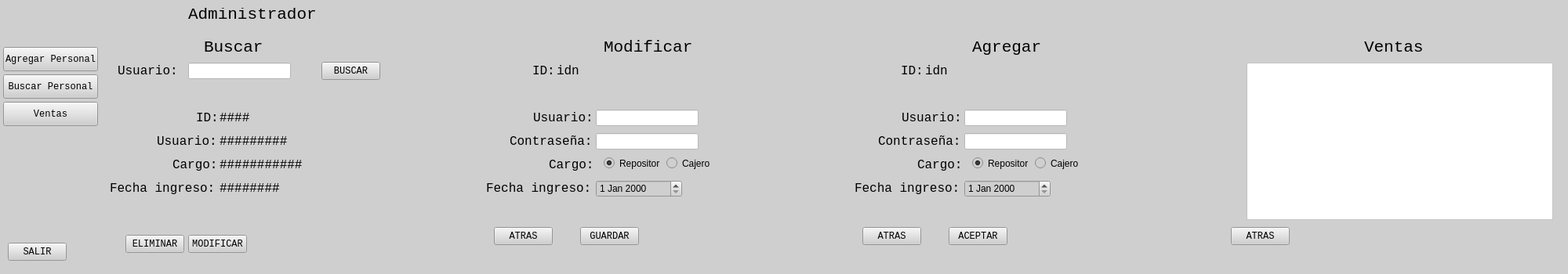
   <widget class="QWidget" name="adminwidget" native="true">
    <property name="geometry">
     <rect>
      <x>0</x>
      <y>250</y>
      <width>2000</width>
      <height>350</height>
     </rect>
    </property>
    <property name="minimumSize">
     <size>
      <width>2000</width>
      <height>350</height>
     </size>
    </property>
    <property name="maximumSize">
     <size>
      <width>600</width>
      <height>350</height>
     </size>
    </property>
    <property name="font">
     <font>
      <family>Courier New</family>
     </font>
    </property>
    <property name="styleSheet">
     <string notr="true">background-color: rgb(207, 207, 207);</string>
    </property>
    <widget class="QLabel" name="admintext">
     <property name="geometry">
      <rect>
       <x>240</x>
       <y>10</y>
       <width>181</width>
       <height>16</height>
      </rect>
     </property>
     <property name="font">
      <font>
       <family>Courier New</family>
       <pointsize>16</pointsize>
      </font>
     </property>
     <property name="text">
      <string>Administrador</string>
     </property>
    </widget>
    <widget class="QPushButton" name="agregarbutton">
     <property name="geometry">
      <rect>
       <x>4</x>
       <y>60</y>
       <width>121</width>
       <height>31</height>
      </rect>
     </property>
     <property name="font">
      <font>
       <family>Courier New</family>
      </font>
     </property>
     <property name="text">
      <string>Agregar Personal</string>
     </property>
    </widget>
    <widget class="QPushButton" name="buscarbutton">
     <property name="geometry">
      <rect>
       <x>4</x>
       <y>95</y>
       <width>121</width>
       <height>31</height>
      </rect>
     </property>
     <property name="font">
      <font>
       <family>Courier New</family>
      </font>
     </property>
     <property name="text">
      <string>Buscar Personal</string>
     </property>
    </widget>
    <widget class="QPushButton" name="atrasbutton">
     <property name="geometry">
      <rect>
       <x>10</x>
       <y>310</y>
       <width>75</width>
       <height>23</height>
      </rect>
     </property>
     <property name="font">
      <font>
       <family>Courier New</family>
      </font>
     </property>
     <property name="text">
      <string>SALIR</string>
     </property>
    </widget>
    <widget class="QWidget" name="buscarwidget" native="true">
     <property name="geometry">
      <rect>
       <x>130</x>
       <y>30</y>
       <width>460</width>
       <height>310</height>
      </rect>
     </property>
     <property name="maximumSize">
      <size>
       <width>600</width>
       <height>350</height>
      </size>
     </property>
     <property name="font">
      <font>
       <family>Courier New</family>
      </font>
     </property>
     <property name="styleSheet">
      <string notr="true">background-color: rgb(207, 207, 207);</string>
     </property>
     <widget class="QLabel" name="label_15">
      <property name="geometry">
       <rect>
        <x>20</x>
        <y>50</y>
        <width>81</width>
        <height>21</height>
       </rect>
      </property>
      <property name="font">
       <font>
        <family>Courier New</family>
        <pointsize>12</pointsize>
       </font>
      </property>
      <property name="text">
       <string>Usuario:</string>
      </property>
     </widget>
     <widget class="QLineEdit" name="nombreline">
      <property name="geometry">
       <rect>
        <x>110</x>
        <y>50</y>
        <width>131</width>
        <height>21</height>
       </rect>
      </property>
      <property name="font">
       <font>
        <family>Courier New</family>
       </font>
      </property>
      <property name="styleSheet">
       <string notr="true">background-color: rgb(255, 255, 255);</string>
      </property>
     </widget>
     <widget class="QPushButton" name="buscaraccionbutton">
      <property name="geometry">
       <rect>
        <x>280</x>
        <y>49</y>
        <width>75</width>
        <height>23</height>
       </rect>
      </property>
      <property name="font">
       <font>
        <family>Courier New</family>
       </font>
      </property>
      <property name="text">
       <string>BUSCAR</string>
      </property>
     </widget>
     <widget class="QWidget" name="buscadowidget" native="true">
      <property name="geometry">
       <rect>
        <x>0</x>
        <y>80</y>
        <width>451</width>
        <height>221</height>
       </rect>
      </property>
      <property name="maximumSize">
       <size>
        <width>600</width>
        <height>350</height>
       </size>
      </property>
      <property name="font">
       <font>
        <family>Courier New</family>
       </font>
      </property>
      <property name="styleSheet">
       <string notr="true">background-color: rgb(207, 207, 207);</string>
      </property>
      <widget class="QLabel" name="label_10">
       <property name="geometry">
        <rect>
         <x>70</x>
         <y>60</y>
         <width>81</width>
         <height>21</height>
        </rect>
       </property>
       <property name="font">
        <font>
         <family>Courier New</family>
         <pointsize>12</pointsize>
        </font>
       </property>
       <property name="text">
        <string>Usuario:</string>
       </property>
      </widget>
      <widget class="QLabel" name="label_12">
       <property name="geometry">
        <rect>
         <x>90</x>
         <y>90</y>
         <width>61</width>
         <height>21</height>
        </rect>
       </property>
       <property name="font">
        <font>
         <family>Courier New</family>
         <pointsize>12</pointsize>
        </font>
       </property>
       <property name="text">
        <string>Cargo:</string>
       </property>
      </widget>
      <widget class="QLabel" name="label_13">
       <property name="geometry">
        <rect>
         <x>10</x>
         <y>120</y>
         <width>141</width>
         <height>21</height>
        </rect>
       </property>
       <property name="font">
        <font>
         <family>Courier New</family>
         <pointsize>12</pointsize>
        </font>
       </property>
       <property name="text">
        <string>Fecha ingreso:</string>
       </property>
      </widget>
      <widget class="QPushButton" name="eliminaruserbutton">
       <property name="geometry">
        <rect>
         <x>30</x>
         <y>190</y>
         <width>75</width>
         <height>23</height>
        </rect>
       </property>
       <property name="font">
        <font>
         <family>Courier New</family>
        </font>
       </property>
       <property name="text">
        <string>ELIMINAR</string>
       </property>
      </widget>
      <widget class="QLabel" name="lebeluser">
       <property name="geometry">
        <rect>
         <x>150</x>
         <y>60</y>
         <width>161</width>
         <height>21</height>
        </rect>
       </property>
       <property name="font">
        <font>
         <family>Courier New</family>
         <pointsize>12</pointsize>
        </font>
       </property>
       <property name="text">
        <string>#########</string>
       </property>
      </widget>
      <widget class="QLabel" name="lebelcargo">
       <property name="geometry">
        <rect>
         <x>150</x>
         <y>90</y>
         <width>161</width>
         <height>21</height>
        </rect>
       </property>
       <property name="font">
        <font>
         <family>Courier New</family>
         <pointsize>12</pointsize>
        </font>
       </property>
       <property name="text">
        <string>###########</string>
       </property>
      </widget>
      <widget class="QLabel" name="lebelfecha">
       <property name="geometry">
        <rect>
         <x>150</x>
         <y>120</y>
         <width>161</width>
         <height>21</height>
        </rect>
       </property>
       <property name="font">
        <font>
         <family>Courier New</family>
         <pointsize>12</pointsize>
        </font>
       </property>
       <property name="text">
        <string>########</string>
       </property>
      </widget>
      <widget class="QLabel" name="label_11">
       <property name="geometry">
        <rect>
         <x>120</x>
         <y>30</y>
         <width>31</width>
         <height>21</height>
        </rect>
       </property>
       <property name="font">
        <font>
         <family>Courier New</family>
         <pointsize>12</pointsize>
        </font>
       </property>
       <property name="text">
        <string>ID:</string>
       </property>
      </widget>
      <widget class="QLabel" name="lebelid">
       <property name="geometry">
        <rect>
         <x>150</x>
         <y>30</y>
         <width>41</width>
         <height>21</height>
        </rect>
       </property>
       <property name="font">
        <font>
         <family>Courier New</family>
         <pointsize>12</pointsize>
        </font>
       </property>
       <property name="text">
        <string>####</string>
       </property>
      </widget>
      <widget class="QPushButton" name="buttonModificar">
       <property name="geometry">
        <rect>
         <x>110</x>
         <y>190</y>
         <width>75</width>
         <height>23</height>
        </rect>
       </property>
       <property name="font">
        <font>
         <family>Courier New</family>
        </font>
       </property>
       <property name="text">
        <string>MODIFICAR</string>
       </property>
      </widget>
     </widget>
     <widget class="QLabel" name="label_14">
      <property name="geometry">
       <rect>
        <x>130</x>
        <y>10</y>
        <width>111</width>
        <height>41</height>
       </rect>
      </property>
      <property name="font">
       <font>
        <family>Courier New</family>
        <pointsize>16</pointsize>
       </font>
      </property>
      <property name="text">
       <string>Buscar</string>
      </property>
     </widget>
     <zorder>label_14</zorder>
     <zorder>label_15</zorder>
     <zorder>nombreline</zorder>
     <zorder>buscaraccionbutton</zorder>
     <zorder>buscadowidget</zorder>
    </widget>
    <widget class="QWidget" name="widgetModificar" native="true">
     <property name="geometry">
      <rect>
       <x>610</x>
       <y>40</y>
       <width>451</width>
       <height>301</height>
      </rect>
     </property>
     <property name="maximumSize">
      <size>
       <width>600</width>
       <height>350</height>
      </size>
     </property>
     <property name="font">
      <font>
       <family>Courier New</family>
      </font>
     </property>
     <property name="styleSheet">
      <string notr="true">background-color: rgb(207, 207, 207);</string>
     </property>
     <widget class="QLabel" name="fechabusctext_2">
      <property name="geometry">
       <rect>
        <x>10</x>
        <y>190</y>
        <width>141</width>
        <height>21</height>
       </rect>
      </property>
      <property name="font">
       <font>
        <family>Courier New</family>
        <pointsize>12</pointsize>
       </font>
      </property>
      <property name="text">
       <string>Fecha ingreso:</string>
      </property>
     </widget>
     <widget class="QLabel" name="usuario_2">
      <property name="geometry">
       <rect>
        <x>70</x>
        <y>100</y>
        <width>81</width>
        <height>21</height>
       </rect>
      </property>
      <property name="font">
       <font>
        <family>Courier New</family>
        <pointsize>12</pointsize>
       </font>
      </property>
      <property name="text">
       <string>Usuario:</string>
      </property>
     </widget>
     <widget class="QLabel" name="id_2">
      <property name="geometry">
       <rect>
        <x>69</x>
        <y>40</y>
        <width>31</width>
        <height>21</height>
       </rect>
      </property>
      <property name="font">
       <font>
        <family>Courier New</family>
        <pointsize>12</pointsize>
       </font>
      </property>
      <property name="text">
       <string>ID:</string>
      </property>
     </widget>
     <widget class="QLabel" name="cargobusctext_3">
      <property name="geometry">
       <rect>
        <x>90</x>
        <y>160</y>
        <width>61</width>
        <height>21</height>
       </rect>
      </property>
      <property name="font">
       <font>
        <family>Courier New</family>
        <pointsize>12</pointsize>
       </font>
      </property>
      <property name="text">
       <string>Cargo:</string>
      </property>
     </widget>
     <widget class="QLineEdit" name="lineusuario">
      <property name="geometry">
       <rect>
        <x>150</x>
        <y>100</y>
        <width>131</width>
        <height>21</height>
       </rect>
      </property>
      <property name="font">
       <font>
        <family>Courier New</family>
       </font>
      </property>
      <property name="styleSheet">
       <string notr="true">background-color: rgb(255, 255, 255);</string>
      </property>
     </widget>
     <widget class="QDateEdit" name="dateEdit">
      <property name="geometry">
       <rect>
        <x>150</x>
        <y>190</y>
        <width>110</width>
        <height>22</height>
       </rect>
      </property>
     </widget>
     <widget class="QLabel" name="lebelid_2">
      <property name="geometry">
       <rect>
        <x>100</x>
        <y>40</y>
        <width>71</width>
        <height>21</height>
       </rect>
      </property>
      <property name="font">
       <font>
        <family>Courier New</family>
        <pointsize>12</pointsize>
       </font>
      </property>
      <property name="text">
       <string>idn</string>
      </property>
     </widget>
     <widget class="QRadioButton" name="radioRepositor">
      <property name="geometry">
       <rect>
        <x>160</x>
        <y>160</y>
        <width>82</width>
        <height>17</height>
       </rect>
      </property>
      <property name="text">
       <string>Repositor</string>
      </property>
      <property name="checked">
       <bool>true</bool>
      </property>
     </widget>
     <widget class="QRadioButton" name="radioCajero">
      <property name="geometry">
       <rect>
        <x>240</x>
        <y>160</y>
        <width>82</width>
        <height>17</height>
       </rect>
      </property>
      <property name="text">
       <string>Cajero</string>
      </property>
     </widget>
     <widget class="QLabel" name="modificar">
      <property name="geometry">
       <rect>
        <x>160</x>
        <y>0</y>
        <width>141</width>
        <height>41</height>
       </rect>
      </property>
      <property name="font">
       <font>
        <family>Courier New</family>
        <pointsize>16</pointsize>
       </font>
      </property>
      <property name="text">
       <string>Modificar</string>
      </property>
     </widget>
     <widget class="QPushButton" name="buttonAceptar">
      <property name="geometry">
       <rect>
        <x>130</x>
        <y>250</y>
        <width>75</width>
        <height>23</height>
       </rect>
      </property>
      <property name="font">
       <font>
        <family>Courier New</family>
       </font>
      </property>
      <property name="text">
       <string>GUARDAR</string>
      </property>
     </widget>
     <widget class="QLabel" name="cargobusctext_4">
      <property name="geometry">
       <rect>
        <x>40</x>
        <y>130</y>
        <width>111</width>
        <height>21</height>
       </rect>
      </property>
      <property name="font">
       <font>
        <family>Courier New</family>
        <pointsize>12</pointsize>
       </font>
      </property>
      <property name="text">
       <string>Contraseña:</string>
      </property>
     </widget>
     <widget class="QLineEdit" name="lineContra">
      <property name="geometry">
       <rect>
        <x>150</x>
        <y>130</y>
        <width>131</width>
        <height>21</height>
       </rect>
      </property>
      <property name="font">
       <font>
        <family>Courier New</family>
       </font>
      </property>
      <property name="styleSheet">
       <string notr="true">background-color: rgb(255, 255, 255);</string>
      </property>
     </widget>
     <widget class="QPushButton" name="atrasbutton_9">
      <property name="geometry">
       <rect>
        <x>20</x>
        <y>250</y>
        <width>75</width>
        <height>23</height>
       </rect>
      </property>
      <property name="font">
       <font>
        <family>Courier New</family>
       </font>
      </property>
      <property name="text">
       <string>ATRAS</string>
      </property>
     </widget>
     <zorder>modificar</zorder>
     <zorder>fechabusctext_2</zorder>
     <zorder>usuario_2</zorder>
     <zorder>id_2</zorder>
     <zorder>cargobusctext_3</zorder>
     <zorder>lineusuario</zorder>
     <zorder>dateEdit</zorder>
     <zorder>lebelid_2</zorder>
     <zorder>radioRepositor</zorder>
     <zorder>radioCajero</zorder>
     <zorder>buttonAceptar</zorder>
     <zorder>cargobusctext_4</zorder>
     <zorder>lineContra</zorder>
     <zorder>atrasbutton_9</zorder>
    </widget>
    <widget class="QWidget" name="widgetAgregar" native="true">
     <property name="geometry">
      <rect>
       <x>1080</x>
       <y>40</y>
       <width>451</width>
       <height>301</height>
      </rect>
     </property>
     <property name="maximumSize">
      <size>
       <width>600</width>
       <height>350</height>
      </size>
     </property>
     <property name="font">
      <font>
       <family>Courier New</family>
      </font>
     </property>
     <property name="styleSheet">
      <string notr="true">background-color: rgb(207, 207, 207);</string>
     </property>
     <widget class="QLabel" name="fechabusctext_3">
      <property name="geometry">
       <rect>
        <x>10</x>
        <y>190</y>
        <width>141</width>
        <height>21</height>
       </rect>
      </property>
      <property name="font">
       <font>
        <family>Courier New</family>
        <pointsize>12</pointsize>
       </font>
      </property>
      <property name="text">
       <string>Fecha ingreso:</string>
      </property>
     </widget>
     <widget class="QLabel" name="usuario_3">
      <property name="geometry">
       <rect>
        <x>70</x>
        <y>100</y>
        <width>81</width>
        <height>21</height>
       </rect>
      </property>
      <property name="font">
       <font>
        <family>Courier New</family>
        <pointsize>12</pointsize>
       </font>
      </property>
      <property name="text">
       <string>Usuario:</string>
      </property>
     </widget>
     <widget class="QLabel" name="id_3">
      <property name="geometry">
       <rect>
        <x>69</x>
        <y>40</y>
        <width>31</width>
        <height>21</height>
       </rect>
      </property>
      <property name="font">
       <font>
        <family>Courier New</family>
        <pointsize>12</pointsize>
       </font>
      </property>
      <property name="text">
       <string>ID:</string>
      </property>
     </widget>
     <widget class="QLabel" name="cargobusctext_5">
      <property name="geometry">
       <rect>
        <x>90</x>
        <y>160</y>
        <width>61</width>
        <height>21</height>
       </rect>
      </property>
      <property name="font">
       <font>
        <family>Courier New</family>
        <pointsize>12</pointsize>
       </font>
      </property>
      <property name="text">
       <string>Cargo:</string>
      </property>
     </widget>
     <widget class="QLineEdit" name="linenewusuario">
      <property name="geometry">
       <rect>
        <x>150</x>
        <y>100</y>
        <width>131</width>
        <height>21</height>
       </rect>
      </property>
      <property name="font">
       <font>
        <family>Courier New</family>
       </font>
      </property>
      <property name="styleSheet">
       <string notr="true">background-color: rgb(255, 255, 255);</string>
      </property>
     </widget>
     <widget class="QDateEdit" name="dateEdit_2">
      <property name="geometry">
       <rect>
        <x>150</x>
        <y>190</y>
        <width>110</width>
        <height>22</height>
       </rect>
      </property>
     </widget>
     <widget class="QLabel" name="lebelid_3">
      <property name="geometry">
       <rect>
        <x>100</x>
        <y>40</y>
        <width>71</width>
        <height>21</height>
       </rect>
      </property>
      <property name="font">
       <font>
        <family>Courier New</family>
        <pointsize>12</pointsize>
       </font>
      </property>
      <property name="text">
       <string>idn</string>
      </property>
     </widget>
     <widget class="QRadioButton" name="radioRepositor_2">
      <property name="geometry">
       <rect>
        <x>160</x>
        <y>160</y>
        <width>82</width>
        <height>17</height>
       </rect>
      </property>
      <property name="text">
       <string>Repositor</string>
      </property>
      <property name="checked">
       <bool>true</bool>
      </property>
     </widget>
     <widget class="QRadioButton" name="radioCajero_2">
      <property name="geometry">
       <rect>
        <x>240</x>
        <y>160</y>
        <width>82</width>
        <height>17</height>
       </rect>
      </property>
      <property name="text">
       <string>Cajero</string>
      </property>
     </widget>
     <widget class="QLabel" name="modificar_2">
      <property name="geometry">
       <rect>
        <x>160</x>
        <y>0</y>
        <width>141</width>
        <height>41</height>
       </rect>
      </property>
      <property name="font">
       <font>
        <family>Courier New</family>
        <pointsize>16</pointsize>
       </font>
      </property>
      <property name="text">
       <string>Agregar</string>
      </property>
     </widget>
     <widget class="QPushButton" name="buttonAceptar_2">
      <property name="geometry">
       <rect>
        <x>130</x>
        <y>250</y>
        <width>75</width>
        <height>23</height>
       </rect>
      </property>
      <property name="font">
       <font>
        <family>Courier New</family>
       </font>
      </property>
      <property name="text">
       <string>ACEPTAR</string>
      </property>
     </widget>
     <widget class="QLabel" name="cargobusctext_6">
      <property name="geometry">
       <rect>
        <x>40</x>
        <y>130</y>
        <width>111</width>
        <height>21</height>
       </rect>
      </property>
      <property name="font">
       <font>
        <family>Courier New</family>
        <pointsize>12</pointsize>
       </font>
      </property>
      <property name="text">
       <string>Contraseña:</string>
      </property>
     </widget>
     <widget class="QLineEdit" name="linenewcontra">
      <property name="geometry">
       <rect>
        <x>150</x>
        <y>130</y>
        <width>131</width>
        <height>21</height>
       </rect>
      </property>
      <property name="font">
       <font>
        <family>Courier New</family>
       </font>
      </property>
      <property name="styleSheet">
       <string notr="true">background-color: rgb(255, 255, 255);</string>
      </property>
     </widget>
     <widget class="QPushButton" name="atrasbutton_10">
      <property name="geometry">
       <rect>
        <x>20</x>
        <y>250</y>
        <width>75</width>
        <height>23</height>
       </rect>
      </property>
      <property name="font">
       <font>
        <family>Courier New</family>
       </font>
      </property>
      <property name="text">
       <string>ATRAS</string>
      </property>
     </widget>
    </widget>
    <widget class="QPushButton" name="buscarbutton_2">
     <property name="geometry">
      <rect>
       <x>4</x>
       <y>130</y>
       <width>121</width>
       <height>31</height>
      </rect>
     </property>
     <property name="font">
      <font>
       <family>Courier New</family>
      </font>
     </property>
     <property name="text">
      <string>Ventas</string>
     </property>
    </widget>
    <widget class="QWidget" name="widgetadmventas" native="true">
     <property name="geometry">
      <rect>
       <x>1550</x>
       <y>40</y>
       <width>451</width>
       <height>301</height>
      </rect>
     </property>
     <property name="maximumSize">
      <size>
       <width>600</width>
       <height>350</height>
      </size>
     </property>
     <property name="font">
      <font>
       <family>Courier New</family>
      </font>
     </property>
     <property name="styleSheet">
      <string notr="true">background-color: rgb(207, 207, 207);</string>
     </property>
     <widget class="QLabel" name="modificar_3">
      <property name="geometry">
       <rect>
        <x>190</x>
        <y>0</y>
        <width>91</width>
        <height>41</height>
       </rect>
      </property>
      <property name="font">
       <font>
        <family>Courier New</family>
        <pointsize>16</pointsize>
       </font>
      </property>
      <property name="text">
       <string>Ventas</string>
      </property>
     </widget>
     <widget class="QPushButton" name="atrasbutton_13">
      <property name="geometry">
       <rect>
        <x>20</x>
        <y>250</y>
        <width>75</width>
        <height>23</height>
       </rect>
      </property>
      <property name="font">
       <font>
        <family>Courier New</family>
       </font>
      </property>
      <property name="text">
       <string>ATRAS</string>
      </property>
     </widget>
     <widget class="QPlainTextEdit" name="TextEditventas">
      <property name="geometry">
       <rect>
        <x>40</x>
        <y>40</y>
        <width>391</width>
        <height>201</height>
       </rect>
      </property>
      <property name="styleSheet">
       <string notr="true">background-color: rgb(255, 255, 255);</string>
      </property>
     </widget>
    </widget>
   </widget>
